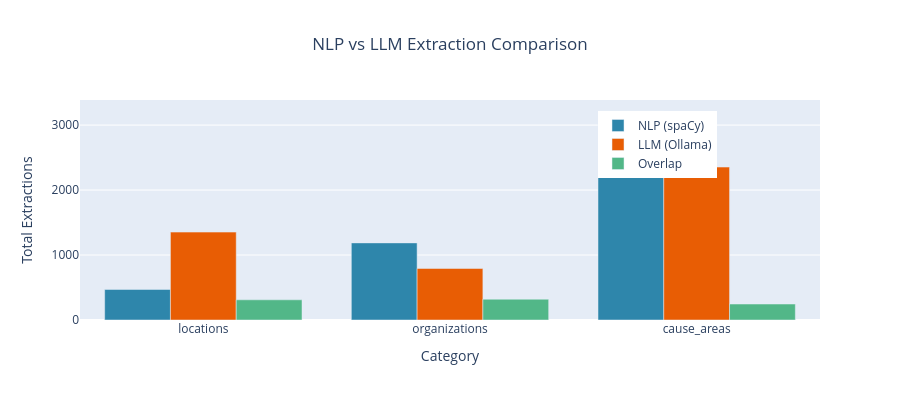

This figure's notebook cell:
### Code cell
# Visualize comparison
if pipe.results.comparison:
    from sm.viz import create_extraction_comparison_chart

    fig = create_extraction_comparison_chart(comparison.to_dataframe())
    fig.show()

### Figure 1 — Plotly figure (JSON) as saved in the notebook; plotly's stock layout.template omitted (floating-point values rounded to 4 significant figures)
{"data": [{"marker": {"color": "#2E86AB"}, "name": "NLP (spaCy)", "type": "bar", "x": ["locations", "organizations", "cause_areas"], "y": [470, 1187, 3217]}, {"marker": {"color": "#E85D04"}, "name": "LLM (Ollama)", "type": "bar", "x": ["locations", "organizations", "cause_areas"], "y": [1353, 793, 2354]}, {"marker": {"color": "#52B788"}, "name": "Overlap", "type": "bar", "x": ["locations", "organizations", "cause_areas"], "y": [311, 320, 246]}], "layout": {"barmode": "group", "height": 400, "legend": {"x": 0.7, "y": 0.95}, "title": {"text": "NLP vs LLM Extraction Comparison", "x": 0.5}, "xaxis": {"title": {"text": "Category"}}, "yaxis": {"title": {"text": "Total Extractions"}}}}
